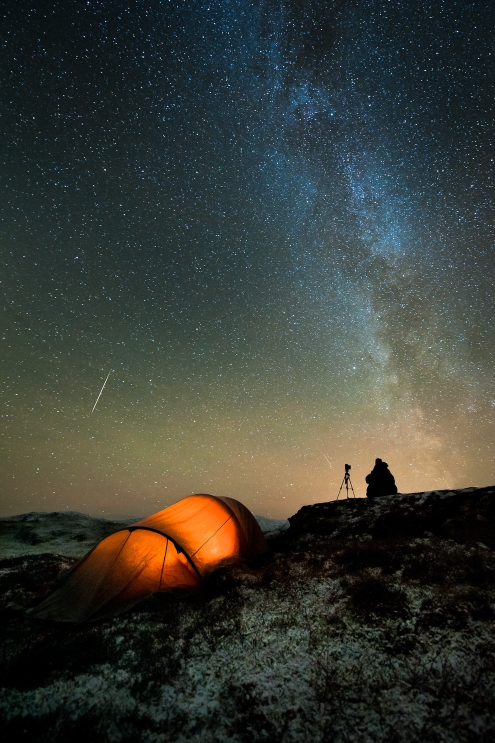
#> input picture galaxy.jpg, 990 x 1485 px, given in place of the camera (shown at 1/2 size)
$ python rectangulos.py   (older library calls are emulated)
#> lines starting #> are read from the running program, lines starting #| are printed output that depends on the picture; after the words box and inside, x2 and y2 are one past the last pixel; in counts of white or black regions, pixels touching at a corner belong together
import cv2
import numpy as np

#Iniciar camara
captura = cv2.VideoCapture(0)

while(1):

    #Caputrar una imagen y convertirla a hsv
    valido, imagen = captura.read()
#> imagen is the input picture: shape (1485, 990, 3); mean B, G, R 53.4, 60.3, 56.8
    if valido:
       hsv = cv2.cvtColor(imagen, cv2.COLOR_BGR2GRAY)
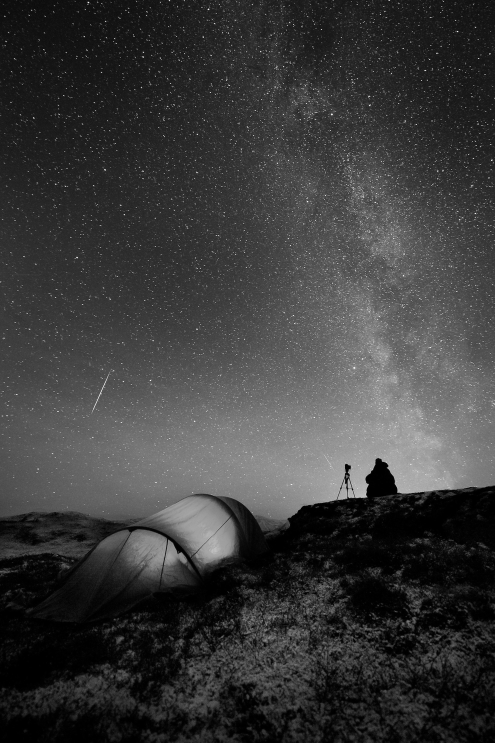
#> hsv: shape (1485, 990) (shown at 1/2 size); min 0, max 255, mean 58.5

       # [13 lines of commented-out code are left out]
       blur = cv2.GaussianBlur(hsv, (5, 5), 0)
       edges = cv2.Canny(blur,1,2)
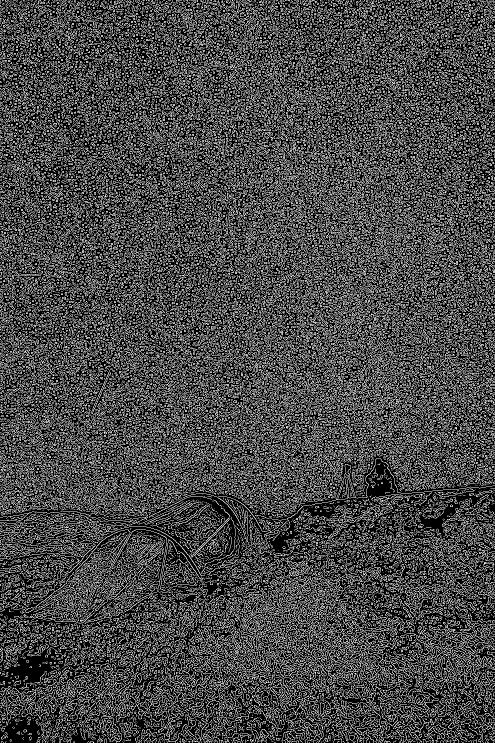
#> edges: shape (1485, 990) (shown at 1/2 size); 28.3% white in thin lines or dots

       #Si el area blanca de la mascara es superior a 500px, no se trata de ruido
       (_,contours,_) = cv2.findContours(edges,cv2.RETR_TREE,cv2.CHAIN_APPROX_SIMPLE)
#> contours = 47514 contours, 45279 with area under 20; largest, box (x1, y1, x2, y2) and area: (538, 1152, 645, 1245) 1308, (808, 1166, 857, 1227) 894, (462, 1253, 534, 1381) 812, (491, 1238, 616, 1361) 774, (478, 1169, 536, 1270) 744
       areas = [cv2.contourArea(c) for c in contours]
#> areas = 47514 items
       i = 0
       for extension in areas:
           if extension > 600:
               actual = contours[i]
               approx = cv2.approxPolyDP(actual,0.05*cv2.arcLength(actual,True),True)
               if len(approx)==4:
                   cv2.drawContours(imagen,[actual],0,(0,0,255),2)
                   cv2.drawContours(hsv,[actual],0,(0,0,255),2)
                   (x,y,w,h) = cv2.boundingRect(approx)
                   cv2.rectangle(imagen, (x,y), (x+w, y+h), (0, 255, 0), 3 )
               i = i+1
#> this loop made 47514 passes
#> extension on passes 2 to 4: 0, 0, 0
#> after the loop, i = 7

       cv2.imshow('mask', hsv)
       cv2.imshow('Camara', imagen)
    tecla = cv2.waitKey(5) & 0xFF
#> (key Esc is pressed here)
    if tecla == 27:
        break

cv2.destroyAllWindows()
